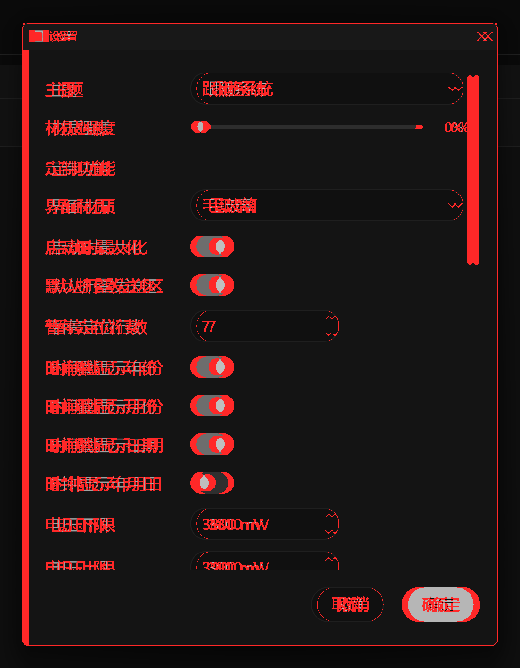

Source code (Python):
import os, sys
sys.path.insert(0, os.path.dirname(os.path.abspath(__file__)))
_ROOT = os.path.dirname(os.path.dirname(os.path.abspath(__file__)))
from PySide6.QtGui import QImage, QColor
from PySide6.QtWidgets import QApplication
app = QApplication([])
R = _ROOT + "/devtools/_frames_swap_instant"
a = QImage(R + "/0_before_swap.png").convertToFormat(QImage.Format_RGB888)
b = QImage(R + "/2_settled.png").convertToFormat(QImage.Format_RGB888)
out = QImage(b.width(), b.height(), QImage.Format_RGB888)
out.fill(QColor(30, 30, 30))
for y in range(b.height()):
    for x in range(b.width()):
        pa, pb = a.pixelColor(x, y), b.pixelColor(x, y)
        d = abs(pa.red()-pb.red())+abs(pa.green()-pb.green())+abs(pa.blue()-pb.blue())
        if d > 60:
            out.setPixelColor(x, y, QColor(255, 40, 40))
        else:
            g = (pb.red()+pb.green()+pb.blue())//4
            out.setPixelColor(x, y, QColor(g, g, g))
out.scaledToWidth(520).save(_ROOT + "/devtools/_diff_before_vis.png")
print("saved")
